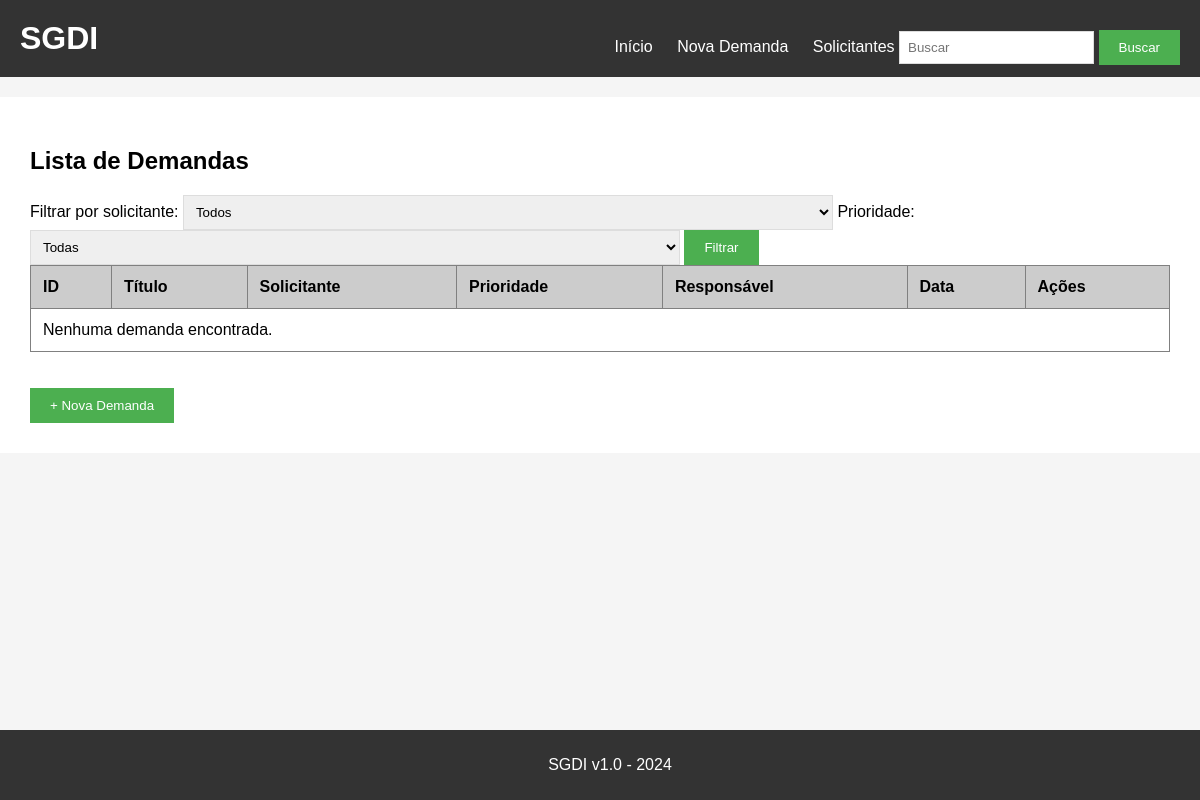
/?solicitante_id=1, run on an earlier commit of the app's database.
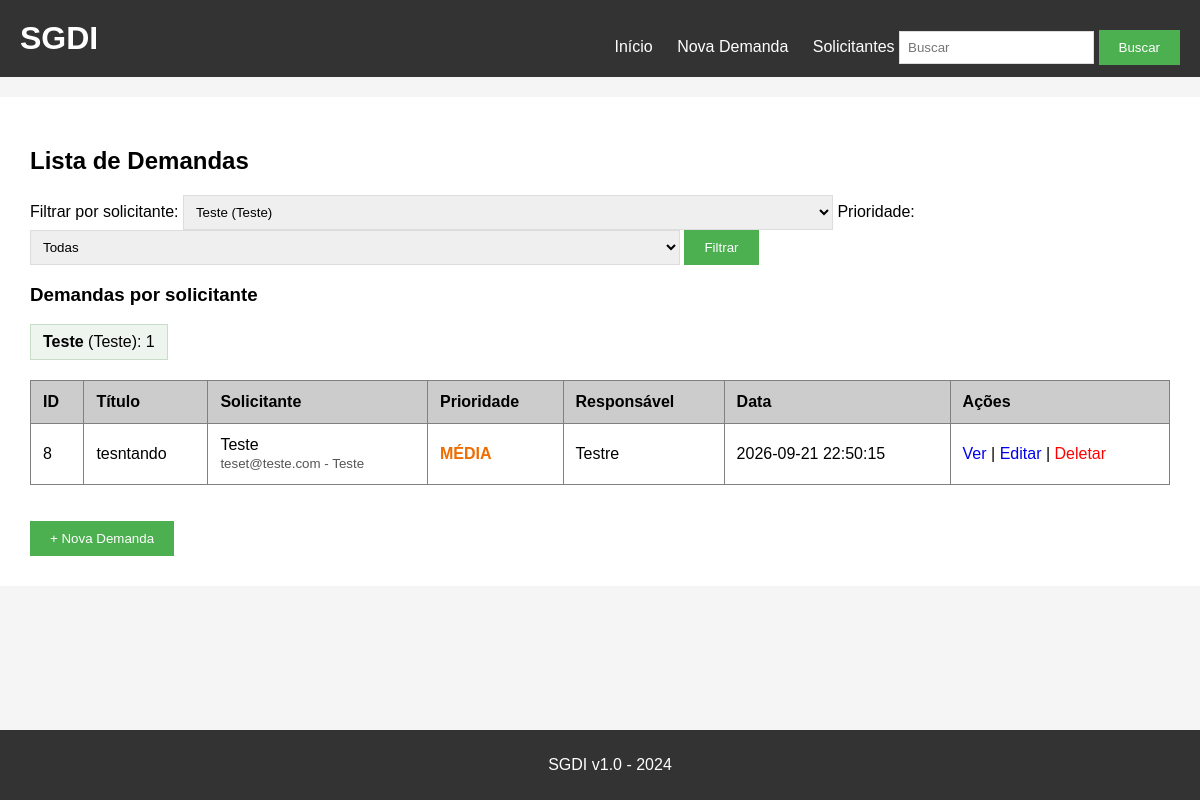
And on a later commit of the database.
### tables this page shows
CREATE TABLE solicitantes (
        id INTEGER PRIMARY KEY AUTOINCREMENT,
        nome TEXT NOT NULL COLLATE NOCASE UNIQUE,
        email TEXT NOT NULL COLLATE NOCASE UNIQUE,
        departamento TEXT NOT NULL
    );

CREATE TABLE demandas (
    id INTEGER PRIMARY KEY AUTOINCREMENT,
    titulo TEXT NOT NULL,
    descricao TEXT,
    solicitante TEXT NOT NULL,
    data_criacao TEXT NOT NULL,
    prioridade TEXT NOT NULL DEFAULT 'MÉDIA',
    responsavel TEXT NOT NULL
, solicitante_id INTEGER REFERENCES solicitantes(id));

### app.py (the view)
@app.route('/')
def index():
    conn = get_db()
    ensure_schema(conn)
    solicitantes = get_solicitantes(conn)
    solicitante_id = request.args.get('solicitante_id', type=int)
    prioridade = request.args.get('prioridade', '')
    where = []
    params = []
    if solicitante_id:
        where.append('d.solicitante_id = ?')
        params.append(solicitante_id)
    if prioridade in ('ALTA', 'MÉDIA', 'BAIXA'):
        where.append('d.prioridade = ?')
        params.append(prioridade)
    clause = 'WHERE ' + ' AND '.join(where) if where else ''
    demandas = conn.execute(f'''SELECT d.*, s.nome AS solicitante_nome,
            s.email AS solicitante_email, s.departamento AS solicitante_departamento
        FROM demandas d LEFT JOIN solicitantes s ON s.id = d.solicitante_id
        {clause}
        ORDER BY CASE d.prioridade WHEN "ALTA" THEN 1 WHEN "MÉDIA" THEN 2 ELSE 3 END,
            d.id DESC''', params).fetchall()
    resumo = conn.execute('''SELECT s.id, s.nome, s.email, s.departamento,
            COUNT(d.id) AS total_demandas
        FROM solicitantes s LEFT JOIN demandas d ON d.solicitante_id = s.id
        GROUP BY s.id ORDER BY s.nome''').fetchall()
    conn.close()
    return render_template('index.html', demandas=demandas, solicitantes=solicitantes,
                           resumo=resumo, filtro_solicitante=solicitante_id,
                           filtro_prioridade=prioridade, solicitante_label=solicitante_label)

### app.py (called while the page is built)
def get_db():
    conn = sqlite3.connect('demandas.db')
    conn.row_factory = sqlite3.Row
    conn.execute('PRAGMA foreign_keys = ON')
    return conn

def ensure_schema(conn):
    conn.execute('''CREATE TABLE IF NOT EXISTS solicitantes (
        id INTEGER PRIMARY KEY AUTOINCREMENT,
        nome TEXT NOT NULL COLLATE NOCASE UNIQUE,
        email TEXT NOT NULL COLLATE NOCASE UNIQUE,
        departamento TEXT NOT NULL
    )''')
    columns = [row['name'] for row in conn.execute('PRAGMA table_info(demandas)')]
    if 'solicitante_id' not in columns:
        conn.execute('ALTER TABLE demandas ADD COLUMN solicitante_id INTEGER REFERENCES solicitantes(id)')
    conn.commit()

def get_solicitantes(conn):
    return conn.execute(
        'SELECT id, nome, email, departamento FROM solicitantes ORDER BY nome'
    ).fetchall()

### templates/index.html (shortened to what this page needs)
{% extends "base.html" %}
{% block content %}
<h2>Lista de Demandas</h2>
<form method="GET" action="/">
<label>Filtrar por solicitante:</label>
<select name="solicitante_id">
<option value="">Todos</option>
{% for solicitante in solicitantes %}
<option value="{{ solicitante['id'] }}" {% if filtro_solicitante == solicitante['id'] %}selected{% endif %}>{{ solicitante['nome'] }} ({{ solicitante['departamento'] }})</option>
{% endfor %}
</select>
<label>Prioridade:</label>
<select name="prioridade">
<option value="">Todas</option>
</select>
<button type="submit">Filtrar</button>
</form>
{% if resumo %}
<h3>Demandas por solicitante</h3>
<div class="resumo-solicitantes">
{% for item in resumo %}<span><strong>{{ item['nome'] }}</strong> ({{ item['departamento'] }}): {{ item['total_demandas'] }}</span>{% endfor %}
</div>
{% endif %}
<table border="1" cellpadding="10" cellspacing="0" width="100%">
<thead><tr bgcolor="#cccccc">
<th>ID</th><th>Título</th><th>Solicitante</th><th>Prioridade</th><th>Responsável</th><th>Data</th><th>Ações</th>
</tr></thead>
<tbody>
{% for demanda in demandas %}
<tr>
<td>{{ demanda['id'] }}</td><td>{{ demanda['titulo'] }}</td><td>
{% if demanda['solicitante_nome'] %}{{ demanda['solicitante_nome'] }}<br><small>{{ demanda['solicitante_email'] }} - {{ demanda['solicitante_departamento'] }}</small>
{% else %}<span class="legado">{{ demanda['solicitante'] }} (legado)</span>{% endif %}
</td>
<td><span class="prioridade prioridade-{{ demanda['prioridade']|lower|replace('é','e') }}">{{ demanda['prioridade'] }}</span></td>
<td>{{ demanda['responsavel'] }}</td><td>{{ demanda['data_criacao'] }}</td>
<td><a href="/detalhes/{{ demanda['id'] }}">Ver</a> | <a href="/editar/{{ demanda['id'] }}">Editar</a> |
<a href="/deletar/{{ demanda['id'] }}" style="color:red;" onclick="return confirm('Deseja realmente deletar esta demanda?')">Deletar</a></td>
</tr>
{% else %}<tr><td colspan="7">Nenhuma demanda encontrada.</td></tr>{% endfor %}
</tbody></table>
<br><br><a href="/nova_demanda"><button>+ Nova Demanda</button></a>
{% endblock %}

### templates/base.html (shortened to what this page needs)
<!DOCTYPE html>
<html>
<head>
    <link rel="stylesheet" href="{{ url_for('static', filename='style.css') }}">
</head>
<body>
    <div class="header">
        <h1>SGDI</h1>
        <div class="menu">
            <a href="/">Início</a>
            <a href="/nova_demanda">Nova Demanda</a>
            <a href="/solicitantes">Solicitantes</a>
            <form action="/buscar" method="GET" style="display:inline;">
                <input type="text" name="q" placeholder="Buscar">
                <button type="submit">Buscar</button>
            </form>
        </div>
    </div>
    <div class="container">
        {% block content %}{% endblock %}
    </div>
    <div class="footer">
        <p>SGDI v1.0 - 2024</p>
    </div>
</body>
</html>

### static/style.css (style rules this page uses)
body { font-family: Arial, sans-serif; background-color: #f5f5f5; padding: 0; margin: 0; }
.header { background-color: #333; color: white; padding: 20px; }
.header h1 { margin: 0; display: inline-block; }
.menu { float: right; margin-top: 10px; }
.menu a { color: white; text-decoration: none; margin-left: 20px; }
.container { max-width: 1200px; margin: 20px auto; background: white; padding: 30px; }
.footer { background-color: #333; color: white; text-align: center; padding: 10px; position: fixed; bottom: 0; width: 100%; }
button { background-color: #4CAF50; color: white; padding: 10px 20px; border: none; cursor: pointer; }
table { border-collapse: collapse; }
th { text-align: left; padding: 12px; }
td { padding: 12px; }
table a { text-decoration: none; }
input[type="text"], textarea { padding: 8px; border: 1px solid #ddd; }
.prioridade { font-weight: bold; }
.prioridade-media { color: #ef6c00; }
input[type="text"], textarea, select { padding: 8px; border: 1px solid #ddd; max-width: 100%; }
select { width: 100%; max-width: 650px; }
.resumo-solicitantes { display: flex; flex-wrap: wrap; gap: 12px; margin: 12px 0 20px; }
.resumo-solicitantes span { background: #eef5ee; border: 1px solid #c8ddc8; padding: 8px 12px; }
small { color: #555; }

### templates/base.html (style rules this page uses)
body { margin: 0; }

What changed in the data, as far as the page shows it:
now on this page (row unchanged): solicitantes: nome "Teste", departamento "Teste", total_demandas "1"
added demandas: id "8", titulo "tesntando", solicitante_nome "Teste", solicitante_email "teset@teste.com", solicitante_departamento "Teste", prioridade "MÉDIA", responsavel "Testre", data_criacao "2026-09-21 22:50:15"
Also different on the page:
form field solicitante_id: "Todos" → "Teste (Teste)"
text no longer shown: "Nenhuma demanda encontrada."
text now shown: "Demandas por solicitante"
